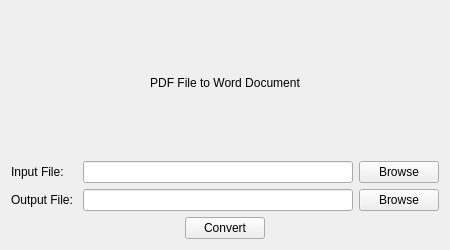
<?xml version="1.0" encoding="UTF-8"?>
<ui version="4.0">
 <class>PDFToWord</class>
 <widget class="QWidget" name="PDFToWord">
  <property name="windowModality">
   <enum>Qt::WindowModal</enum>
  </property>
  <property name="geometry">
   <rect>
    <x>0</x>
    <y>0</y>
    <width>450</width>
    <height>250</height>
   </rect>
  </property>
  <property name="sizePolicy">
   <sizepolicy hsizetype="Fixed" vsizetype="Fixed">
    <horstretch>0</horstretch>
    <verstretch>0</verstretch>
   </sizepolicy>
  </property>
  <property name="minimumSize">
   <size>
    <width>450</width>
    <height>250</height>
   </size>
  </property>
  <property name="maximumSize">
   <size>
    <width>450</width>
    <height>250</height>
   </size>
  </property>
  <property name="windowTitle">
   <string>Document Converter</string>
  </property>
  <layout class="QVBoxLayout" name="verticalLayout">
   <item>
    <layout class="QGridLayout" name="gridLayout_2">
     <item row="1" column="0">
      <widget class="QLabel" name="input_label">
       <property name="text">
        <string>Input File: </string>
       </property>
       <property name="margin">
        <number>5</number>
       </property>
      </widget>
     </item>
     <item row="2" column="0">
      <widget class="QLabel" name="output_label">
       <property name="text">
        <string>Output File: </string>
       </property>
       <property name="margin">
        <number>5</number>
       </property>
      </widget>
     </item>
     <item row="1" column="2">
      <widget class="QPushButton" name="browse_input_button">
       <property name="text">
        <string>Browse</string>
       </property>
      </widget>
     </item>
     <item row="1" column="1">
      <widget class="QLineEdit" name="input_line_edit">
       <property name="readOnly">
        <bool>true</bool>
       </property>
      </widget>
     </item>
     <item row="0" column="0" colspan="3">
      <widget class="QLabel" name="title_label">
       <property name="text">
        <string>PDF File to Word Document</string>
       </property>
       <property name="alignment">
        <set>Qt::AlignCenter</set>
       </property>
      </widget>
     </item>
     <item row="2" column="1">
      <widget class="QLineEdit" name="output_line_edit">
       <property name="readOnly">
        <bool>true</bool>
       </property>
      </widget>
     </item>
     <item row="2" column="2">
      <widget class="QPushButton" name="browse_output_button">
       <property name="text">
        <string>Browse</string>
       </property>
      </widget>
     </item>
    </layout>
   </item>
   <item>
    <layout class="QGridLayout" name="gridLayout">
     <item row="0" column="0">
      <spacer name="horizontalSpacer">
       <property name="orientation">
        <enum>Qt::Horizontal</enum>
       </property>
       <property name="sizeHint" stdset="0">
        <size>
         <width>40</width>
         <height>20</height>
        </size>
       </property>
      </spacer>
     </item>
     <item row="0" column="1">
      <widget class="QPushButton" name="convert_button">
       <property name="text">
        <string>Convert</string>
       </property>
      </widget>
     </item>
     <item row="0" column="2">
      <spacer name="horizontalSpacer_2">
       <property name="orientation">
        <enum>Qt::Horizontal</enum>
       </property>
       <property name="sizeHint" stdset="0">
        <size>
         <width>40</width>
         <height>20</height>
        </size>
       </property>
      </spacer>
     </item>
    </layout>
   </item>
  </layout>
 </widget>
 <resources/>
 <connections/>
</ui>
